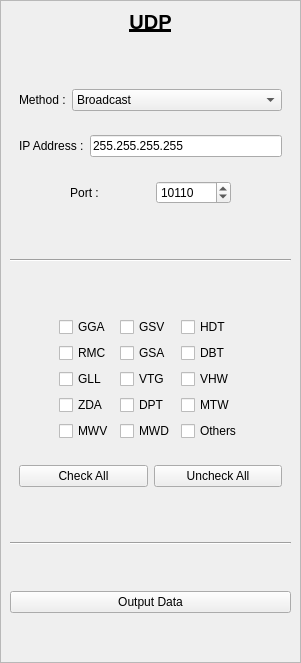
         <widget class="QFrame" name="verticalFrame_udp_output">
          <property name="minimumSize">
           <size>
            <width>275</width>
            <height>0</height>
           </size>
          </property>
          <property name="frameShape">
           <enum>QFrame::Shape::StyledPanel</enum>
          </property>
          <layout class="QVBoxLayout" name="verticalLayout_10">
           <property name="leftMargin">
            <number>9</number>
           </property>
           <property name="topMargin">
            <number>9</number>
           </property>
           <property name="rightMargin">
            <number>9</number>
           </property>
           <property name="bottomMargin">
            <number>9</number>
           </property>
           <item>
            <widget class="QLabel" name="label_16">
             <property name="sizePolicy">
              <sizepolicy hsizetype="Preferred" vsizetype="Maximum">
               <horstretch>0</horstretch>
               <verstretch>0</verstretch>
              </sizepolicy>
             </property>
             <property name="font">
              <font>
               <pointsize>15</pointsize>
               <bold>true</bold>
               <underline>true</underline>
              </font>
             </property>
             <property name="text">
              <string>UDP</string>
             </property>
             <property name="alignment">
              <set>Qt::AlignmentFlag::AlignCenter</set>
             </property>
            </widget>
           </item>
           <item>
            <spacer name="verticalSpacer_21">
             <property name="orientation">
              <enum>Qt::Orientation::Vertical</enum>
             </property>
             <property name="sizeHint" stdset="0">
              <size>
               <width>20</width>
               <height>40</height>
              </size>
             </property>
            </spacer>
           </item>
           <item>
            <layout class="QHBoxLayout" name="horizontalLayout_10">
             <property name="leftMargin">
              <number>9</number>
             </property>
             <property name="topMargin">
              <number>9</number>
             </property>
             <property name="rightMargin">
              <number>9</number>
             </property>
             <property name="bottomMargin">
              <number>9</number>
             </property>
             <item>
              <widget class="QLabel" name="label_17">
               <property name="sizePolicy">
                <sizepolicy hsizetype="Maximum" vsizetype="Preferred">
                 <horstretch>0</horstretch>
                 <verstretch>0</verstretch>
                </sizepolicy>
               </property>
               <property name="text">
                <string>Method :</string>
               </property>
              </widget>
             </item>
             <item>
              <widget class="QComboBox" name="comboBox_udp_host_address">
               <item>
                <property name="text">
                 <string>Broadcast</string>
                </property>
               </item>
               <item>
                <property name="text">
                 <string>Unicast</string>
                </property>
               </item>
               <item>
                <property name="text">
                 <string>Multicast</string>
                </property>
               </item>
              </widget>
             </item>
            </layout>
           </item>
           <item>
            <widget class="QFrame" name="horizontalFrame_udp_ip_address">
             <layout class="QHBoxLayout" name="horizontalLayout_11">
              <property name="leftMargin">
               <number>9</number>
              </property>
              <property name="topMargin">
               <number>9</number>
              </property>
              <property name="rightMargin">
               <number>9</number>
              </property>
              <property name="bottomMargin">
               <number>9</number>
              </property>
              <item>
               <widget class="QLabel" name="label_18">
                <property name="text">
                 <string>IP Address :</string>
                </property>
               </widget>
              </item>
              <item>
               <widget class="QLineEdit" name="lineEdit_udp_ip_address">
                <property name="text">
                 <string>255.255.255.255</string>
                </property>
               </widget>
              </item>
             </layout>
            </widget>
           </item>
           <item>
            <layout class="QHBoxLayout" name="horizontalLayout_3">
             <property name="leftMargin">
              <number>9</number>
             </property>
             <property name="topMargin">
              <number>9</number>
             </property>
             <property name="rightMargin">
              <number>9</number>
             </property>
             <property name="bottomMargin">
              <number>9</number>
             </property>
             <item>
              <spacer name="horizontalSpacer_13">
               <property name="orientation">
                <enum>Qt::Orientation::Horizontal</enum>
               </property>
               <property name="sizeHint" stdset="0">
                <size>
                 <width>40</width>
                 <height>20</height>
                </size>
               </property>
              </spacer>
             </item>
             <item>
              <widget class="QLabel" name="label_15">
               <property name="text">
                <string>Port :</string>
               </property>
               <property name="alignment">
                <set>Qt::AlignmentFlag::AlignCenter</set>
               </property>
              </widget>
             </item>
             <item>
              <spacer name="horizontalSpacer_15">
               <property name="orientation">
                <enum>Qt::Orientation::Horizontal</enum>
               </property>
               <property name="sizeHint" stdset="0">
                <size>
                 <width>40</width>
                 <height>20</height>
                </size>
               </property>
              </spacer>
             </item>
             <item>
              <widget class="QSpinBox" name="spinBox_update_udp_port_output">
               <property name="minimumSize">
                <size>
                 <width>75</width>
                 <height>0</height>
                </size>
               </property>
               <property name="minimum">
                <number>1024</number>
               </property>
               <property name="maximum">
                <number>65535</number>
               </property>
               <property name="value">
                <number>10110</number>
               </property>
              </widget>
             </item>
             <item>
              <spacer name="horizontalSpacer_14">
               <property name="orientation">
                <enum>Qt::Orientation::Horizontal</enum>
               </property>
               <property name="sizeHint" stdset="0">
                <size>
                 <width>40</width>
                 <height>20</height>
                </size>
               </property>
              </spacer>
             </item>
            </layout>
           </item>
           <item>
            <spacer name="verticalSpacer_19">
             <property name="orientation">
              <enum>Qt::Orientation::Vertical</enum>
             </property>
             <property name="sizeHint" stdset="0">
              <size>
               <width>20</width>
               <height>40</height>
              </size>
             </property>
            </spacer>
           </item>
           <item>
            <widget class="Line" name="line">
             <property name="orientation">
              <enum>Qt::Orientation::Horizontal</enum>
             </property>
            </widget>
           </item>
           <item>
            <spacer name="verticalSpacer_20">
             <property name="orientation">
              <enum>Qt::Orientation::Vertical</enum>
             </property>
             <property name="sizeHint" stdset="0">
              <size>
               <width>20</width>
               <height>40</height>
              </size>
             </property>
            </spacer>
           </item>
           <item>
            <layout class="QGridLayout" name="gridLayout_4">
             <property name="leftMargin">
              <number>9</number>
             </property>
             <property name="topMargin">
              <number>9</number>
             </property>
             <property name="rightMargin">
              <number>9</number>
             </property>
             <property name="bottomMargin">
              <number>9</number>
             </property>
             <item row="3" column="2">
              <widget class="QCheckBox" name="checkBox_udp_output_vtg">
               <property name="text">
                <string>VTG</string>
               </property>
              </widget>
             </item>
             <item row="0" column="0">
              <spacer name="horizontalSpacer_21">
               <property name="orientation">
                <enum>Qt::Orientation::Horizontal</enum>
               </property>
               <property name="sizeHint" stdset="0">
                <size>
                 <width>40</width>
                 <height>20</height>
                </size>
               </property>
              </spacer>
             </item>
             <item row="1" column="1">
              <widget class="QCheckBox" name="checkBox_udp_output_rmc">
               <property name="text">
                <string>RMC</string>
               </property>
              </widget>
             </item>
             <item row="0" column="3">
              <widget class="QCheckBox" name="checkBox_udp_output_hdt">
               <property name="text">
                <string>HDT</string>
               </property>
               <property name="checkable">
                <bool>true</bool>
               </property>
              </widget>
             </item>
             <item row="0" column="1">
              <widget class="QCheckBox" name="checkBox_udp_output_gga">
               <property name="text">
                <string>GGA</string>
               </property>
              </widget>
             </item>
             <item row="3" column="1">
              <widget class="QCheckBox" name="checkBox_udp_output_gll">
               <property name="text">
                <string>GLL</string>
               </property>
              </widget>
             </item>
             <item row="4" column="3">
              <widget class="QCheckBox" name="checkBox_udp_output_mtw">
               <property name="text">
                <string>MTW</string>
               </property>
              </widget>
             </item>
             <item row="4" column="1">
              <widget class="QCheckBox" name="checkBox_udp_output_zda">
               <property name="text">
                <string>ZDA</string>
               </property>
              </widget>
             </item>
             <item row="0" column="2">
              <widget class="QCheckBox" name="checkBox_udp_output_gsv">
               <property name="text">
                <string>GSV</string>
               </property>
              </widget>
             </item>
             <item row="1" column="2">
              <widget class="QCheckBox" name="checkBox_udp_output_gsa">
               <property name="text">
                <string>GSA</string>
               </property>
              </widget>
             </item>
             <item row="1" column="3">
              <widget class="QCheckBox" name="checkBox_udp_output_dbt">
               <property name="text">
                <string>DBT</string>
               </property>
               <property name="checkable">
                <bool>true</bool>
               </property>
              </widget>
             </item>
             <item row="0" column="4">
              <spacer name="horizontalSpacer_22">
               <property name="orientation">
                <enum>Qt::Orientation::Horizontal</enum>
               </property>
               <property name="sizeHint" stdset="0">
                <size>
                 <width>40</width>
                 <height>20</height>
                </size>
               </property>
              </spacer>
             </item>
             <item row="4" column="2">
              <widget class="QCheckBox" name="checkBox_udp_output_dpt">
               <property name="text">
                <string>DPT</string>
               </property>
              </widget>
             </item>
             <item row="3" column="3">
              <widget class="QCheckBox" name="checkBox_udp_output_vhw">
               <property name="text">
                <string>VHW</string>
               </property>
               <property name="checkable">
                <bool>true</bool>
               </property>
              </widget>
             </item>
             <item row="5" column="1">
              <widget class="QCheckBox" name="checkBox_udp_output_mwv">
               <property name="text">
                <string>MWV</string>
               </property>
              </widget>
             </item>
             <item row="5" column="2">
              <widget class="QCheckBox" name="checkBox_udp_output_mwd">
               <property name="text">
                <string>MWD</string>
               </property>
              </widget>
             </item>
             <item row="5" column="3">
              <widget class="QCheckBox" name="checkBox_udp_output_others">
               <property name="text">
                <string>Others</string>
               </property>
              </widget>
             </item>
            </layout>
           </item>
           <item>
            <widget class="QFrame" name="horizontalFrame_2">
             <property name="sizePolicy">
              <sizepolicy hsizetype="Preferred" vsizetype="Maximum">
               <horstretch>0</horstretch>
               <verstretch>0</verstretch>
              </sizepolicy>
             </property>
             <layout class="QHBoxLayout" name="horizontalLayout_5">
              <item>
               <widget class="QPushButton" name="pushButton_check_all_udp_output">
                <property name="text">
                 <string>Check All</string>
                </property>
               </widget>
              </item>
              <item>
               <widget class="QPushButton" name="pushButton_uncheck_all_udp_output">
                <property name="text">
                 <string>Uncheck All</string>
                </property>
               </widget>
              </item>
             </layout>
            </widget>
           </item>
           <item>
            <spacer name="verticalSpacer_10">
             <property name="orientation">
              <enum>Qt::Orientation::Vertical</enum>
             </property>
             <property name="sizeHint" stdset="0">
              <size>
               <width>20</width>
               <height>40</height>
              </size>
             </property>
            </spacer>
           </item>
           <item>
            <widget class="Line" name="line_2">
             <property name="orientation">
              <enum>Qt::Orientation::Horizontal</enum>
             </property>
            </widget>
           </item>
           <item>
            <spacer name="verticalSpacer_9">
             <property name="orientation">
              <enum>Qt::Orientation::Vertical</enum>
             </property>
             <property name="sizeHint" stdset="0">
              <size>
               <width>20</width>
               <height>40</height>
              </size>
             </property>
            </spacer>
           </item>
           <item>
            <widget class="QPushButton" name="pushButton_activate_udp_output">
             <property name="text">
              <string>Output Data</string>
             </property>
             <property name="icon">
              <iconset theme="QIcon::ThemeIcon::DocumentSend"/>
             </property>
             <property name="checkable">
              <bool>true</bool>
             </property>
            </widget>
           </item>
           <item>
            <spacer name="verticalSpacer_8">
             <property name="orientation">
              <enum>Qt::Orientation::Vertical</enum>
             </property>
             <property name="sizeHint" stdset="0">
              <size>
               <width>20</width>
               <height>40</height>
              </size>
             </property>
            </spacer>
           </item>
          </layout>
         </widget>
